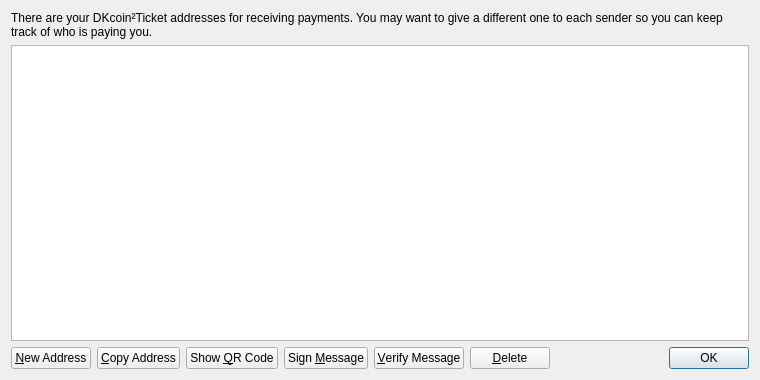
<?xml version="1.0" encoding="UTF-8"?>
<ui version="4.0">
 <class>AddressBookPage</class>
 <widget class="QWidget" name="AddressBookPage">
  <property name="geometry">
   <rect>
    <x>0</x>
    <y>0</y>
    <width>760</width>
    <height>380</height>
   </rect>
  </property>
  <property name="windowTitle">
   <string>Address Book</string>
  </property>
  <layout class="QVBoxLayout" name="verticalLayout">
   <item>
    <widget class="QLabel" name="labelExplanation">
     <property name="text">
      <string>There are your DKcoin²Ticket addresses for receiving payments. You may want to give a different one to each sender so you can keep track of who is paying you.</string>
     </property>
     <property name="textFormat">
      <enum>Qt::PlainText</enum>
     </property>
     <property name="wordWrap">
      <bool>true</bool>
     </property>
    </widget>
   </item>
   <item>
    <widget class="QTableView" name="tableView">
     <property name="contextMenuPolicy">
      <enum>Qt::CustomContextMenu</enum>
     </property>
     <property name="toolTip">
      <string>Double-click to edit address or label</string>
     </property>
     <property name="tabKeyNavigation">
      <bool>false</bool>
     </property>
     <property name="alternatingRowColors">
      <bool>true</bool>
     </property>
     <property name="selectionMode">
      <enum>QAbstractItemView::SingleSelection</enum>
     </property>
     <property name="selectionBehavior">
      <enum>QAbstractItemView::SelectRows</enum>
     </property>
     <property name="sortingEnabled">
      <bool>true</bool>
     </property>
     <attribute name="verticalHeaderVisible">
      <bool>false</bool>
     </attribute>
    </widget>
   </item>
   <item>
    <layout class="QHBoxLayout" name="horizontalLayout">
     <item>
      <widget class="QPushButton" name="newAddressButton">
       <property name="toolTip">
        <string>Create a new address</string>
       </property>
       <property name="text">
        <string>&amp;New Address</string>
       </property>
       <property name="icon">
        <iconset resource="../bitcoin.qrc">
         <normaloff>:/icons/add</normaloff>:/icons/add</iconset>
       </property>
      </widget>
     </item>
     <item>
      <widget class="QPushButton" name="copyToClipboard">
       <property name="toolTip">
        <string>Copy the currently selected address to the system clipboard</string>
       </property>
       <property name="text">
        <string>&amp;Copy Address</string>
       </property>
       <property name="icon">
        <iconset resource="../bitcoin.qrc">
         <normaloff>:/icons/editcopy</normaloff>:/icons/editcopy</iconset>
       </property>
      </widget>
     </item>
     <item>
      <widget class="QPushButton" name="showQRCode">
       <property name="text">
        <string>Show &amp;QR Code</string>
       </property>
       <property name="icon">
        <iconset resource="../bitcoin.qrc">
         <normaloff>:/icons/qrcode</normaloff>:/icons/qrcode</iconset>
       </property>
      </widget>
     </item>
     <item>
      <widget class="QPushButton" name="signMessage">
       <property name="toolTip">
        <string>Sign a message to prove you own a DKcoin²Ticket address</string>
       </property>
       <property name="text">
        <string>Sign &amp;Message</string>
       </property>
       <property name="icon">
        <iconset resource="../bitcoin.qrc">
         <normaloff>:/icons/edit</normaloff>:/icons/edit</iconset>
       </property>
      </widget>
     </item>
     <item>
      <widget class="QPushButton" name="verifyMessage">
       <property name="toolTip">
        <string>Verify a message to ensure it was signed with a specified DKcoin²Ticket address</string>
       </property>
       <property name="text">
        <string>&amp;Verify Message</string>
       </property>
       <property name="icon">
        <iconset resource="../bitcoin.qrc">
         <normaloff>:/icons/transaction_0</normaloff>:/icons/transaction_0</iconset>
       </property>
      </widget>
     </item>
     <item>
      <widget class="QPushButton" name="deleteButton">
       <property name="toolTip">
        <string>Delete the currently selected address from the list</string>
       </property>
       <property name="text">
        <string>&amp;Delete</string>
       </property>
       <property name="icon">
        <iconset resource="../bitcoin.qrc">
         <normaloff>:/icons/remove</normaloff>:/icons/remove</iconset>
       </property>
      </widget>
     </item>
     <item>
      <spacer name="horizontalSpacer">
       <property name="orientation">
        <enum>Qt::Horizontal</enum>
       </property>
       <property name="sizeHint" stdset="0">
        <size>
         <width>40</width>
         <height>20</height>
        </size>
       </property>
      </spacer>
     </item>
     <item>
      <widget class="QDialogButtonBox" name="buttonBox">
       <property name="sizePolicy">
        <sizepolicy hsizetype="Maximum" vsizetype="Fixed">
         <horstretch>0</horstretch>
         <verstretch>0</verstretch>
        </sizepolicy>
       </property>
       <property name="standardButtons">
        <set>QDialogButtonBox::Ok</set>
       </property>
      </widget>
     </item>
    </layout>
   </item>
  </layout>
 </widget>
 <resources>
  <include location="../bitcoin.qrc"/>
 </resources>
 <connections/>
</ui>
